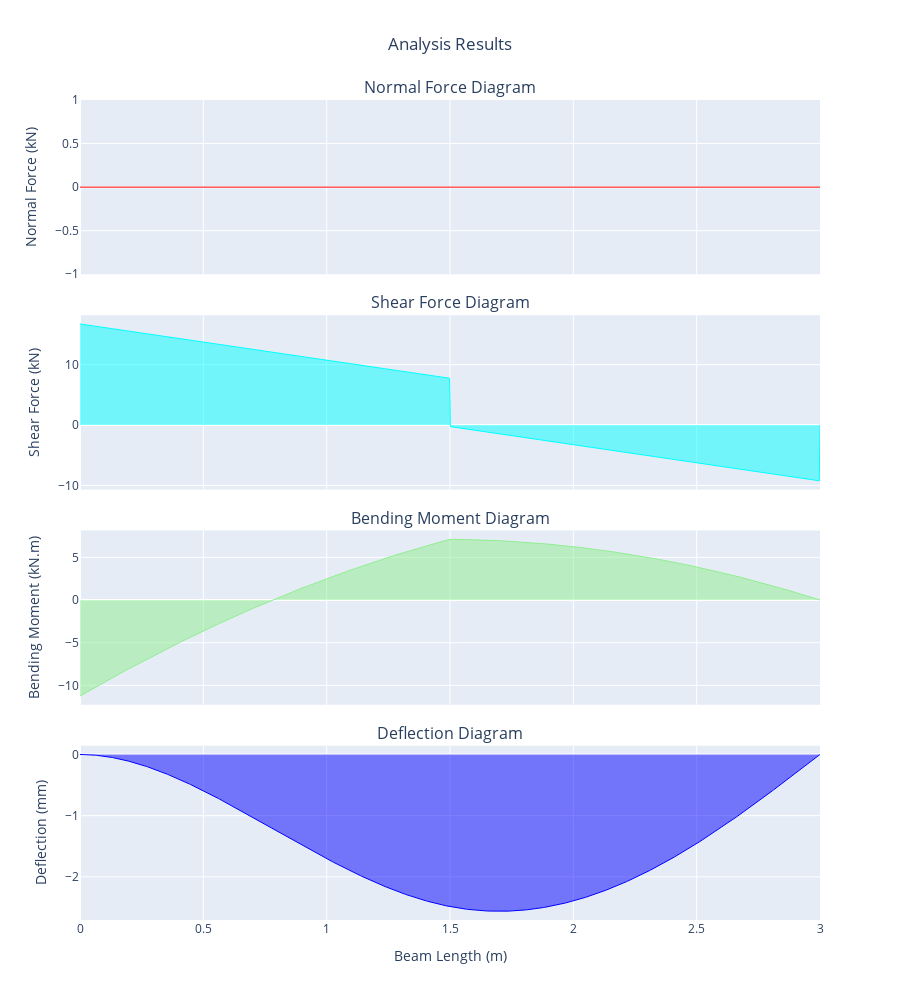
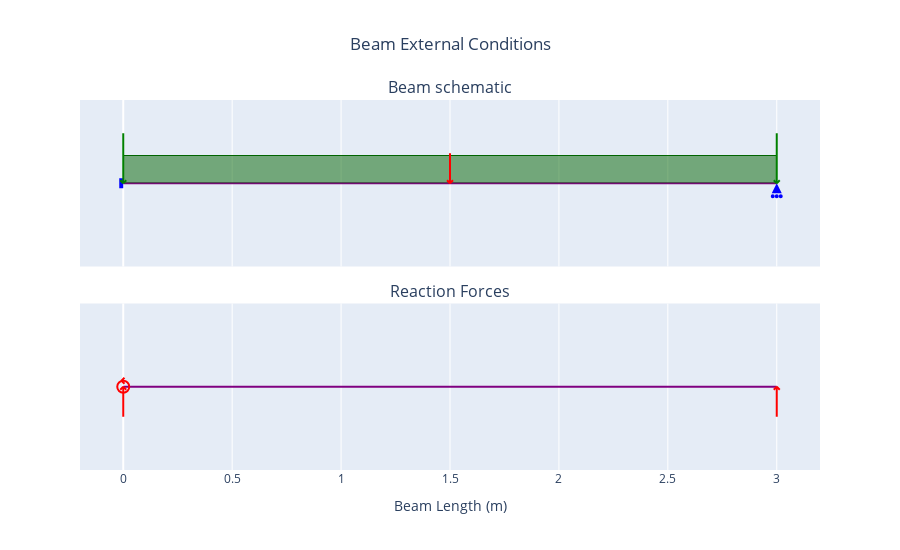

The code cell stored with these charts, in order, in its notebook:
### Markdown cell above
## 4. STATICALLY INDETERMINATE BEAM (Ex 12.21 Hibbeler)

### Code cell
## Statically Indeterminate beam (Ex 12.21 Hibbeler)
## Determine the reactions at the roller support B of the beam described below: 
## 3m long, fixed at A (x = 0m), roller support at B (x=3m), vertical point load at midpan of 8kN, UDL of 6kN/m, EI constant.

beam = Beam(3)

a = Support(0,(1,1,1))  
b = Support(3,(0,1,0))

load_1 = PointLoadV(-8,1.5)
load_2 = DistributedLoadV(-6, (0,3))

beam.add_supports(a,b)
beam.add_loads(load_1,load_2)

beam.analyse()
print(beam.get_reaction(3))  ##returns a list of reaction forces in the form ['x','y','z']

beam.plot_beam_internal()
beam.plot_beam_external()

### Figure 1 — Plotly figure (JSON) as saved in the notebook; plotly's stock layout.template omitted (floating-point values rounded to 4 significant figures; data arrays with more than 128 entries replaced by an {"elided": "..."} marker saying what was removed)
{"data": [{"fill": "tozeroy", "hovertemplate": "%{x:.3f} <br>%{y:.3f} ", "line": {"color": "red", "width": 1}, "mode": "lines", "name": "Normal Force", "type": "scatter", "x": {"elided": "1000 float values"}, "xaxis": "x", "y": {"elided": "1000 int values"}, "yaxis": "y"}, {"fill": "tozeroy", "hovertemplate": "%{x:.3f} <br>%{y:.3f} ", "line": {"color": "aqua", "width": 1}, "mode": "lines", "name": "Shear Force", "type": "scatter", "x": {"elided": "1000 float values"}, "xaxis": "x2", "y": {"elided": "1000 float values"}, "yaxis": "y2"}, {"fill": "tozeroy", "hovertemplate": "%{x:.3f} <br>%{y:.3f} ", "line": {"color": "lightgreen", "width": 1}, "mode": "lines", "name": "Bending Moment", "type": "scatter", "x": {"elided": "1000 float values"}, "xaxis": "x3", "y": {"elided": "1000 float values"}, "yaxis": "y3"}, {"fill": "tozeroy", "hovertemplate": "%{x:.3f} <br>%{y:.3f} ", "line": {"color": "blue", "width": 1}, "mode": "lines", "name": "Deflection", "type": "scatter", "x": {"elided": "1000 float values"}, "xaxis": "x4", "y": {"elided": "1000 float values"}, "yaxis": "y4"}], "layout": {"annotations": [{"font": {"size": 16}, "showarrow": false, "text": "Normal Force Diagram", "x": 0.5, "xanchor": "center", "xref": "paper", "y": 1, "yanchor": "bottom", "yref": "paper"}, {"font": {"size": 16}, "showarrow": false, "text": "Shear Force Diagram", "x": 0.5, "xanchor": "center", "xref": "paper", "y": 0.7375, "yanchor": "bottom", "yref": "paper"}, {"font": {"size": 16}, "showarrow": false, "text": "Bending Moment Diagram", "x": 0.5, "xanchor": "center", "xref": "paper", "y": 0.475, "yanchor": "bottom", "yref": "paper"}, {"font": {"size": 16}, "showarrow": false, "text": "Deflection Diagram", "x": 0.5, "xanchor": "center", "xref": "paper", "y": 0.2125, "yanchor": "bottom", "yref": "paper"}], "height": 1000, "showlegend": false, "title": {"text": "Analysis Results", "x": 0.5}, "xaxis": {"anchor": "y", "domain": [0, 1], "matches": "x4", "showticklabels": false}, "xaxis2": {"anchor": "y2", "domain": [0, 1], "matches": "x4", "showticklabels": false}, "xaxis3": {"anchor": "y3", "domain": [0, 1], "matches": "x4", "showticklabels": false}, "xaxis4": {"anchor": "y4", "domain": [0, 1], "title": {"text": "Beam Length (m)"}}, "yaxis": {"anchor": "x", "domain": [0.7875, 1], "title": {"text": "Normal Force (kN)"}}, "yaxis2": {"anchor": "x2", "domain": [0.525, 0.7375], "title": {"text": "Shear Force (kN)"}}, "yaxis3": {"anchor": "x3", "domain": [0.2625, 0.475], "title": {"text": "Bending Moment (kN.m)"}}, "yaxis4": {"anchor": "x4", "domain": [0, 0.2125], "title": {"text": "Deflection (mm)"}}}}

### Figure 2 — Plotly figure (JSON) as saved in the notebook; plotly's stock layout.template omitted (floating-point values rounded to 4 significant figures; data arrays with more than 128 entries replaced by an {"elided": "..."} marker saying what was removed)
{"data": [{"hoverinfo": "skip", "hovertemplate": "%{x} m", "line": {"color": "purple", "width": 2}, "mode": "lines", "name": "Beam", "type": "scatter", "x": [0, 3], "xaxis": "x", "y": [0, 0], "yaxis": "y"}, {"hoverinfo": "skip", "hovertemplate": "x: %{x} m<br>Fixed: %{meta[0]}", "marker": {"color": "blue", "size": 10, "symbol": "triangle-up"}, "meta": ["[1, 1, 1]"], "mode": "markers", "name": "Support", "opacity": 0, "showlegend": false, "type": "scatter", "x": [0], "xaxis": "x", "y": [0], "yaxis": "y"}, {"hoverinfo": "skip", "hovertemplate": "x: %{x} m<br>Fixed: %{meta[0]}", "marker": {"color": "blue", "size": 10, "symbol": "triangle-up"}, "meta": ["[0, 1, 0]"], "mode": "markers", "name": "Support", "opacity": 0, "showlegend": false, "type": "scatter", "x": [3], "xaxis": "x", "y": [0], "yaxis": "y"}, {"fill": "toself", "hoverinfo": "skip", "marker": {"color": "blue", "size": 10, "symbol": "arrow-up"}, "mode": "markers", "name": "Support", "showlegend": false, "type": "scatter", "x": [3], "xaxis": "x", "y": [0], "yaxis": "y"}, {"hoverinfo": "skip", "hovertemplate": "x: %{meta[1]} m<br>Force: %{meta[0]} kN<br>Direction: Vertical", "marker": {"color": "red", "size": 10, "symbol": "triangle-up"}, "meta": [-8, 1.5], "mode": "markers", "name": "Point<br>LoadV", "opacity": 0, "showlegend": false, "type": "scatter", "x": [1.5], "xaxis": "x", "y": [0], "yaxis": "y"}, {"fill": "tozeroy", "hoverinfo": "skip", "hovertemplate": "", "line": {"color": "darkgreen", "width": 1}, "mode": "lines", "name": "DistributedLoadV", "type": "scatter", "x": {"elided": "301 float values"}, "xaxis": "x", "y": {"elided": "301 int values"}, "yaxis": "y"}, {"hoverinfo": "skip", "hovertemplate": "x: %{meta[0]} m<br>Force: %{meta[2]} kN/m", "marker": {"color": "green", "size": 10, "symbol": "triangle-up"}, "meta": [0, 3, -6, -6], "mode": "markers", "name": "Distributed<br>Load", "opacity": 0, "showlegend": false, "type": "scatter", "x": [0], "xaxis": "x", "y": [0], "yaxis": "y"}, {"hoverinfo": "skip", "hovertemplate": "x: %{meta[1]} m<br>Force: %{meta[3]} kN/m", "marker": {"color": "green", "size": 10, "symbol": "triangle-up"}, "meta": [0, 3, -6, -6], "mode": "markers", "name": "Distributed<br>Load", "opacity": 0, "showlegend": false, "type": "scatter", "x": [3], "xaxis": "x", "y": [0], "yaxis": "y"}, {"hoverinfo": "skip", "hovertemplate": "%{x} m", "line": {"color": "purple", "width": 2}, "mode": "lines", "name": "Beam", "type": "scatter", "x": [0, 3], "xaxis": "x2", "y": [0, 0], "yaxis": "y2"}, {"hoverinfo": "skip", "hovertemplate": "Reactions<br>y: %{meta[1]} kN<br>m: %{meta[2]} kN.m", "marker": {"color": "red", "size": 10, "symbol": "triangle-up"}, "meta": [0, 16.75, 11.25], "mode": "markers", "name": "Reaction", "opacity": 0, "showlegend": false, "type": "scatter", "x": [0], "xaxis": "x2", "y": [0], "yaxis": "y2"}, {"hoverinfo": "skip", "hovertemplate": "Reactions<br>y: %{meta[1]} kN", "marker": {"color": "red", "size": 10, "symbol": "triangle-up"}, "meta": [0, 9.25, 0], "mode": "markers", "name": "Reaction", "opacity": 0, "showlegend": false, "type": "scatter", "x": [3], "xaxis": "x2", "y": [0], "yaxis": "y2"}], "layout": {"annotations": [{"font": {"size": 16}, "showarrow": false, "text": "Beam schematic", "x": 0.5, "xanchor": "center", "xref": "paper", "y": 1, "yanchor": "bottom", "yref": "paper"}, {"font": {"size": 16}, "showarrow": false, "text": "Reaction Forces", "x": 0.5, "xanchor": "center", "xref": "paper", "y": 0.45, "yanchor": "bottom", "yref": "paper"}], "height": 550, "hovermode": "x", "shapes": [{"fillcolor": "blue", "line": {"color": "blue", "width": 4}, "type": "rect", "x0": -2, "x1": -2, "xanchor": 0, "xref": "x", "xsizemode": "pixel", "y0": -5, "y1": 5, "yanchor": 0, "yref": "y", "ysizemode": "pixel"}, {"fillcolor": "blue", "line": {"color": "blue"}, "type": "circle", "x0": -1, "x1": 1, "xanchor": 3, "xref": "x", "xsizemode": "pixel", "y0": -14, "y1": -12, "yanchor": 0, "yref": "y", "ysizemode": "pixel"}, {"fillcolor": "blue", "line": {"color": "blue"}, "type": "circle", "x0": -5, "x1": -3, "xanchor": 3, "xref": "x", "xsizemode": "pixel", "y0": -14, "y1": -12, "yanchor": 0, "yref": "y", "ysizemode": "pixel"}, {"fillcolor": "blue", "line": {"color": "blue"}, "type": "circle", "x0": 3, "x1": 5, "xanchor": 3, "xref": "x", "xsizemode": "pixel", "y0": -14, "y1": -12, "yanchor": 0, "yref": "y", "ysizemode": "pixel"}, {"line": {"color": "red", "width": 2}, "type": "line", "x0": 0, "x1": -3, "xanchor": 1.5, "xref": "x", "xsizemode": "pixel", "y0": 0, "y1": 3, "yanchor": 0, "yref": "y", "ysizemode": "pixel"}, {"line": {"color": "red", "width": 2}, "type": "line", "x0": 0, "x1": 3, "xanchor": 1.5, "xref": "x", "xsizemode": "pixel", "y0": 0, "y1": 3, "yanchor": 0, "yref": "y", "ysizemode": "pixel"}, {"line": {"color": "red", "width": 2}, "type": "line", "x0": 0, "x1": 0, "xanchor": 1.5, "xref": "x", "xsizemode": "pixel", "y0": 0, "y1": 30, "yanchor": 0, "yref": "y", "ysizemode": "pixel"}, {"line": {"color": "green", "width": 2}, "type": "line", "x0": 0, "x1": -3, "xanchor": 0, "xref": "x", "xsizemode": "pixel", "y0": 0, "y1": 3, "yanchor": 0, "yref": "y", "ysizemode": "pixel"}, {"line": {"color": "green", "width": 2}, "type": "line", "x0": 0, "x1": 3, "xanchor": 0, "xref": "x", "xsizemode": "pixel", "y0": 0, "y1": 3, "yanchor": 0, "yref": "y", "ysizemode": "pixel"}, {"line": {"color": "green", "width": 2}, "type": "line", "x0": 0, "x1": 0, "xanchor": 0, "xref": "x", "xsizemode": "pixel", "y0": 0, "y1": 50, "yanchor": 0, "yref": "y", "ysizemode": "pixel"}, {"line": {"color": "green", "width": 2}, "type": "line", "x0": 0, "x1": -3, "xanchor": 3, "xref": "x", "xsizemode": "pixel", "y0": 0, "y1": 3, "yanchor": 0, "yref": "y", "ysizemode": "pixel"}, {"line": {"color": "green", "width": 2}, "type": "line", "x0": 0, "x1": 3, "xanchor": 3, "xref": "x", "xsizemode": "pixel", "y0": 0, "y1": 3, "yanchor": 0, "yref": "y", "ysizemode": "pixel"}, {"line": {"color": "green", "width": 2}, "type": "line", "x0": 0, "x1": 0, "xanchor": 3, "xref": "x", "xsizemode": "pixel", "y0": 0, "y1": 50, "yanchor": 0, "yref": "y", "ysizemode": "pixel"}, {"line": {"color": "red", "width": 2}, "type": "line", "x0": 0, "x1": 3, "xanchor": 0, "xref": "x2", "xsizemode": "pixel", "y0": 0, "y1": -3, "yanchor": 0, "yref": "y2", "ysizemode": "pixel"}, {"line": {"color": "red", "width": 2}, "type": "line", "x0": 0, "x1": -3, "xanchor": 0, "xref": "x2", "xsizemode": "pixel", "y0": 0, "y1": -3, "yanchor": 0, "yref": "y2", "ysizemode": "pixel"}, {"line": {"color": "red", "width": 2}, "type": "line", "x0": 0, "x1": 0, "xanchor": 0, "xref": "x2", "xsizemode": "pixel", "y0": 0, "y1": -30, "yanchor": 0, "yref": "y2", "ysizemode": "pixel"}, {"line": {"color": "red", "width": 2}, "type": "circle", "x0": -6, "x1": 6, "xanchor": 0, "xref": "x2", "xsizemode": "pixel", "y0": -6, "y1": 6, "yanchor": 0, "yref": "y2", "ysizemode": "pixel"}, {"line": {"color": "red", "width": 2}, "type": "line", "x0": -1.775, "x1": 1.225, "xanchor": 0, "xref": "x2", "xsizemode": "pixel", "y0": 6, "y1": 9, "yanchor": 0, "yref": "y2", "ysizemode": "pixel"}, {"line": {"color": "red", "width": 2}, "type": "line", "x0": -1.775, "x1": 1.225, "xanchor": 0, "xref": "x2", "xsizemode": "pixel", "y0": 6, "y1": 3, "yanchor": 0, "yref": "y2", "ysizemode": "pixel"}, {"line": {"color": "red", "width": 2}, "type": "line", "x0": 0, "x1": 3, "xanchor": 3, "xref": "x2", "xsizemode": "pixel", "y0": 0, "y1": -3, "yanchor": 0, "yref": "y2", "ysizemode": "pixel"}, {"line": {"color": "red", "width": 2}, "type": "line", "x0": 0, "x1": -3, "xanchor": 3, "xref": "x2", "xsizemode": "pixel", "y0": 0, "y1": -3, "yanchor": 0, "yref": "y2", "ysizemode": "pixel"}, {"line": {"color": "red", "width": 2}, "type": "line", "x0": 0, "x1": 0, "xanchor": 3, "xref": "x2", "xsizemode": "pixel", "y0": 0, "y1": -30, "yanchor": 0, "yref": "y2", "ysizemode": "pixel"}], "showlegend": false, "title": {"text": "Beam External Conditions", "x": 0.5}, "xaxis": {"anchor": "y", "domain": [0, 1], "matches": "x2", "showticklabels": false}, "xaxis2": {"anchor": "y2", "domain": [0, 1], "title": {"text": "Beam Length (m)"}}, "yaxis": {"anchor": "x", "domain": [0.55, 1], "fixedrange": true, "range": [-3, 3], "visible": false}, "yaxis2": {"anchor": "x2", "domain": [0, 0.45], "fixedrange": true, "range": [-3, 3], "visible": false}}}
